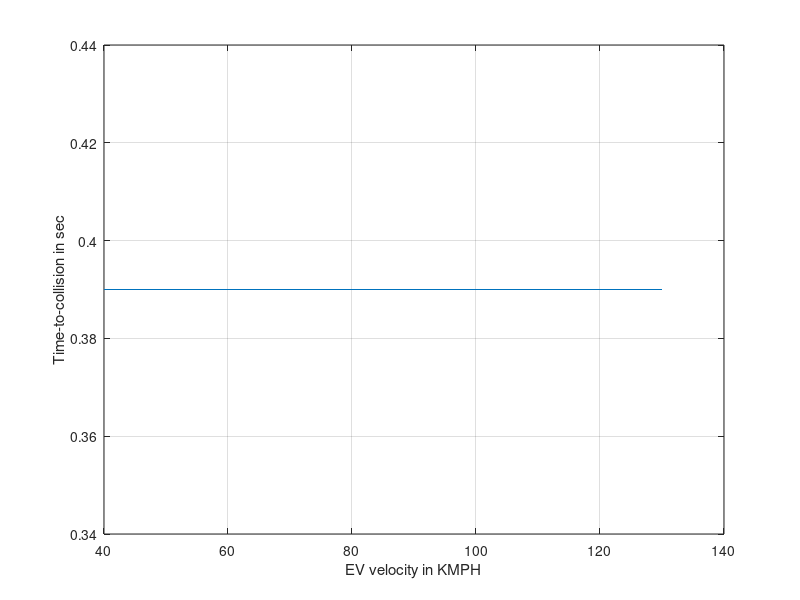
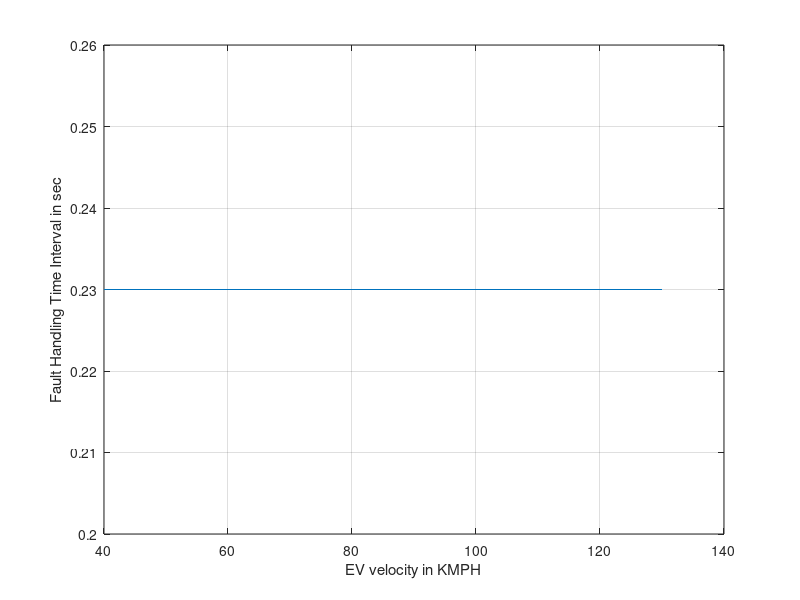

These charts were generated, in order, by the following MATLAB code: (Note: this script raises an error after producing the figures.)
%% Clean workspace and close all
clear all
close all
clc
%% Constraint for parameter

KK = 0;

    Speed = [];
    TimeDur = [];
    DataTTC = [];
    for EgoVehicleSpeed = 40 : 5 : 130
        
        Vx_EV = EgoVehicleSpeed/3.6;
        Dist2Bondary = 0.3;
       
        %%
        LaneWidth = 3.66;
        TruckWidth = 3.05;
        WheelBase = 5.79;
        Ay = -4;
        AyComp = -Ay;
        % Saturation: If acceleration is more than 1g. Need to saturate
        if abs(AyComp) > 9.81
            AyComp = sign(AyComp)*9.81;
        else
            AyComp = AyComp;
        end
        
        dT = 0.01;                                      % Sample time
        VelY = 0;
        DistCovered = 0;
        K = 0;
 %% TTC computation
        Flag = false;
        while(Flag == false)
            VelY = VelY + dT * Ay;
            DistCovered = DistCovered + dT*VelY;
            K = K + 1;
            if (abs(DistCovered) >= Dist2Bondary)
                Flag = true;
            end
        end
        TTC = K * dT;
        %% Dist covered during response time
        for ijk = TTC : -dT : 0.001
           
        IC = 0;
        VelY = 0;
        DistCovered = 0;
        Flag = false;
        C = 0;
        %% FHTI calculation
        for i = 0 : dT : ijk
            VelY = VelY + dT * Ay;
            DistCovered = DistCovered + dT*VelY;
        end
        DistCovered1 = abs(DistCovered);
 %% 
        Flag = false;
        N = 0;
        Pev_VelY = VelY;
        DistCovered = 0;
        while(Flag == false)
            
            VelY = VelY + dT * AyComp;
            DistCovered = DistCovered + dT*VelY;
            if sign(VelY) ~= sign(Pev_VelY)
                Flag = true;
            end
            N = N + 1;
        end
        
        DistCovered2 = abs(DistCovered);
        TotalDist = DistCovered1 + DistCovered2;
        if abs(TotalDist) < (Dist2Bondary-0.05)
            break;
        end
        end
        Speed = [Speed EgoVehicleSpeed];
        TimeDur = [TimeDur ijk];
        DataTTC = [DataTTC TTC];
     
    end
    
    
%% Plots
figure(1);
plot(Speed,DataTTC);
grid on
xlabel('EV velocity in KMPH')
ylabel('Time-to-collision in sec');
hold on

f=gcf;
saveas(f,'LanechangeIncorrectlyalert_29_2_TTC.jpg');

figure(2);
plot(Speed,TimeDur);
grid on
xlabel('EV velocity in KMPH')
ylabel('Fault Handling Time Interval in sec');
hold on

f=gcf;
saveas(f,'LanechangeIncorrectlyalert_29_2_FHTI.jpg');

%% excel write
x_speed=Speed';
y_TTC=DataTTC';
z_FHTI=TimeDur';
data={'Vehicle_Speed','TTC','FHTI'};
xlswrite('Functional_Safety_Scenarios',data,'LanechangeIncorrectlyalert_29_2','A1');
xlswrite('Functional_Safety_Scenarios',x_speed,'LanechangeIncorrectlyalert_29_2','A2');
xlswrite('Functional_Safety_Scenarios',y_TTC,'LanechangeIncorrectlyalert_29_2','B2');
xlswrite('Functional_Safety_Scenarios',z_FHTI,'LanechangeIncorrectlyalert_29_2','C2');

folder = pwd;
excelFileName = 'Functional_Safety_Scenarios.xls';
fullFileName = fullfile(folder, excelFileName);
objExcel = actxserver('Excel.Application');
objExcel.Visible = true;
ExcelWorkbook = objExcel.Workbooks.Open(fullFileName);
oSheet = objExcel.ActiveSheet;
imageFolder = fileparts(which('LanechangeIncorrectlyalert_29_2_TTC.jpg'));
imageFullFileName = fullfile(imageFolder, 'LanechangeIncorrectlyalert_29_2_TTC.jpg');
Shapes = oSheet.Shapes;
Shapes.AddPicture(imageFullFileName, 0, 1, 400, 20, 400, 300);

imageFolder1 = fileparts(which('LanechangeIncorrectlyalert_29_2_FHTI.jpg'));
imageFullFileName1 = fullfile(imageFolder, 'LanechangeIncorrectlyalert_29_2_FHTI.jpg');
Shapes.AddPicture(imageFullFileName1, 0, 1, 850, 20, 400, 300);

objExcel.DisplayAlerts = false;
ExcelWorkbook.SaveAs(fullFileName);
ExcelWorkbook.Close(false);
objExcel.Quit; 